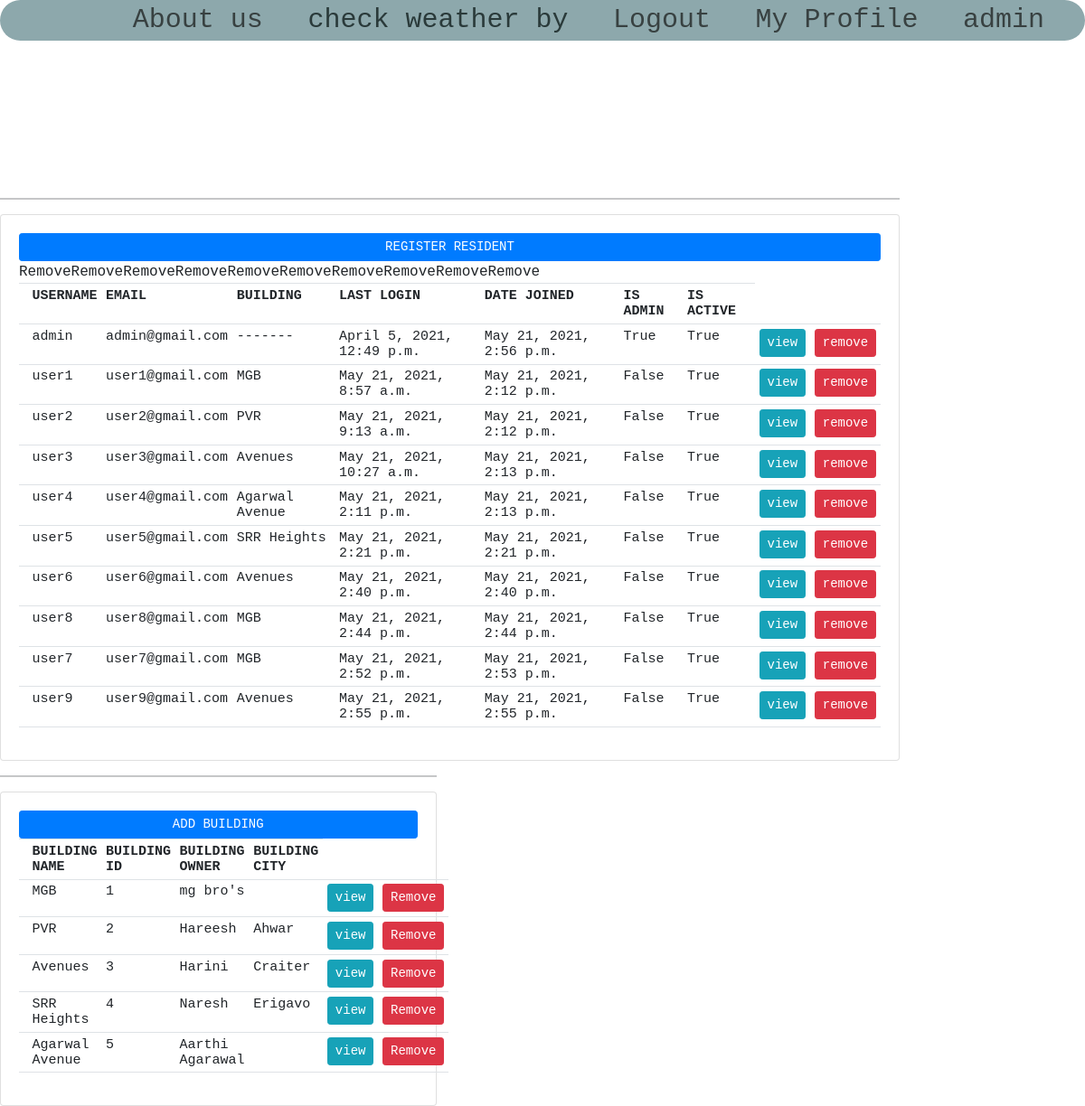
Before: /mainHome/ (signed in) with the older database file.
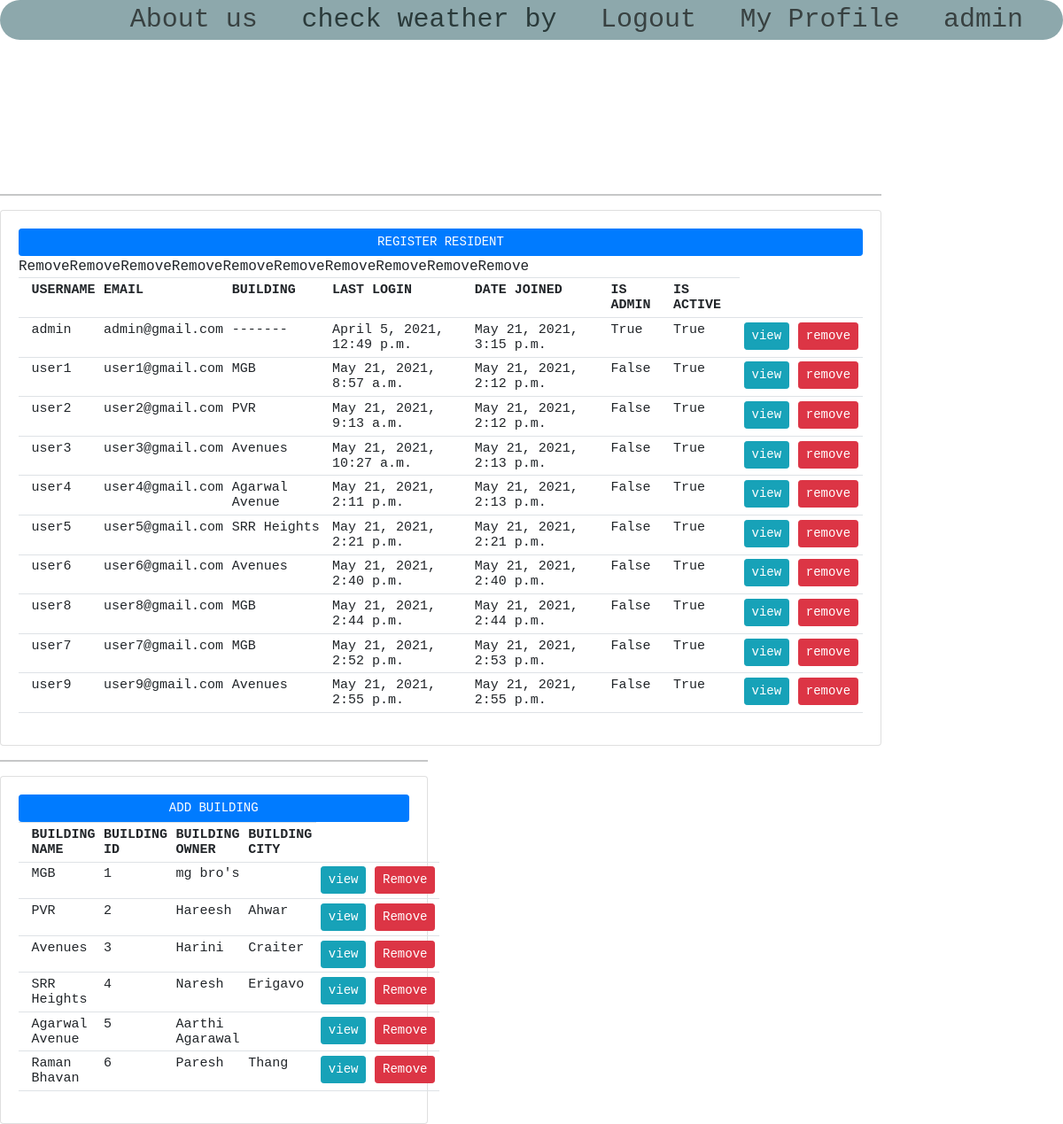
After: the same page with the newer database file.
### account/models.py (models this page shows, shortened)
class Account(AbstractBaseUser) :
    email                       = models.EmailField(verbose_name="email", max_length=30, unique=True)
    username                    = models.CharField(max_length=20, unique=True)
    firstname                   = models.CharField(max_length=20, unique=False)
    building_id                 = models.CharField(max_length=10, unique=False, default="")
    the_building                = models.ForeignKey(Building, on_delete=models.CASCADE, null=True)
    date_joined = models.DateTimeField(verbose_name = "date_joined", auto_now_add = True)
    last_login = models.DateTimeField(verbose_name = "last_login", auto_now = True)
    is_admin = models.BooleanField(default = False)
    is_active = models.BooleanField(default = True)
    is_staff = models.BooleanField(default = False)
    is_superuser = models.BooleanField(default = False)
    objects = AccountManager()
    USERNAME_FIELD  = 'email'
    REQUIRED_FIELDS = ['username', 'firstname']

### personal/models.py (models this page shows, shortened)
class Building(models.Model) :
    building_name = models.CharField(max_length=30)
    building_id = models.CharField(max_length=50, primary_key=True)
    owner_name = models.CharField(max_length=30, null =True)
    longitude = models.CharField(max_length=25, null =True)
    latitude = models.CharField(max_length=25, null =True)
    building_city = models.CharField(max_length=30, null =True)
    current_temp = models.FloatField(null =True)
    till_now_min = models.FloatField(null =True)
    till_now_max = models.FloatField(null =True)
    max_temp = models.FloatField(null =True)
    min_temp = models.FloatField(null =True)
    temp_too_low = models.BooleanField(default = False)
    temp_too_high = models.BooleanField(default = False)
    yesterday_min = models.FloatField(null =True)
    yesterday_max = models.FloatField(null =True)
    db_yesterday_min = models.FloatField(null =True)
    db_yesterday_max = models.FloatField(null =True)
    last_update_date = models.DateField(null =True)
    USERNAME_FIELD  = 'building_id'

### personal/views.py (the view)
# urls.py: path("mainHome/", mainHome_page_view, name = "mainHome"),
def mainHome_page_view(request) :
    if(request.user.is_authenticated and not request.user.is_staff) :
        update_temperature(request.user.building_id)
    residents = Account.objects.all()
    context = {}
    context['residents'] = residents
    buildings = Building.objects.all()
    context['buildings'] = buildings
    return render(request, 'mainHome.html', context)

### personal/templatetags/custom_tags.py (called while the page is built)
@register.simple_tag
def anchor(url_name, section_id):
    return reverse(url_name) + '#' + section_id

### templates/mainHome.html (shortened to what this page needs)
{% load static %}
{% load custom_tags %}
<head>
	{% include 'template_snippets/main_home_header.html' %}
</head>
<body class="bg">
	{% if user.is_authenticated %}
		<div class="menu_bar">
			<a class="link" href="{% url 'about us' %}">About us</a>
			<div class="dropdown">
				<a class="dropdown_link" href="#">check weather by</a>
			</div>
			<a class="link" href="{% url 'logout' %}">Logout</a>
			<a class="link" href="{% url 'My Profile' %}">My Profile</a>
			{% if request.user.is_admin %}
				<a class="link" href="{% url 'admin_page' %}">admin</a>
			{% endif %}
		</div>
		<em class="welcome">
			<br>
			<p>hello, {{request.user.username}}. How u doing?..</p>
			<h2>Thanks for logging in to our website...</h2>
		</em>
		{% if request.user.is_staff %}
			<br><br>
			<div class="row" style="font-family: monospace;">
				<div class="col-md-10">
					<hr>
					<div class="card card-body">
						<a class="btn btn-primary  btn-sm btn-block" href="{% url 'register' %}">REGISTER RESIDENT</a>
						<table class="table table-sm" style="font-size: 15px;">
							<tr>
								<th></th>
								<th>USERNAME</th>
								<th>EMAIL</th>
								<th>BUILDING</th>
								<th>LAST LOGIN</th>
								<th>DATE JOINED</th>
								<th>IS ADMIN</th>
								<th>IS ACTIVE</th>
								{% for resident in residents %}
									<tr>
										<td></td>
										<td>{{resident.username}}</td>
										<td>{{resident.email}}</td>
										{% if resident.is_staff %}
											<td>-------</td>
										{% else %}
											<td>{{resident.the_building.building_name}}</td>
										{% endif %}
										<td>{{resident.date_joined}}</td>
										<td>{{resident.last_login}}</td>
										<td>{{resident.is_staff}}</td>
										<td>{{resident.is_active}}</td>
										<td><a class="btn btn-sm btn-info" href="{% url 'resident_details' resident.username %}">view</a></td>
										<td><a class="btn btn-sm btn-danger" href="{% url 'remove_resident' resident.username %}">remove</a></td>Remove</a></td>
									</tr>
								{% endfor %}
							</tr>
						</table>
					</div>
				</div>
				<div class="col-md-5">
					<hr>
					<div class="card card-body">
						<a class="btn btn-primary  btn-sm btn-block" href="{% url 'add_building' %}">ADD BUILDING</a>
						<table class="table table-sm" style="font-size: 15px;">
							<tr>
								<th></th>
								<th>BUILDING NAME</th>
								<th>BUILDING ID</th>
								<th>BUILDING OWNER</th>
								<th>BUILDING CITY</th>
								{% for building in buildings %}
									<tr>
										<td></td>
										<td>{{building.building_name}}</td>
										<td>{{building.building_id}}</td>
										<td>{{building.owner_name}}</td>
										<td>{{building.building_city}}</td>
										<td><a class="btn btn-sm btn-info" href="{% url 'building_details' building.building_id %}">view</a></td>
										<td><a class="btn btn-sm btn-danger" href="{% url 'remove_building' building.building_id %}">Remove</a></td>
									</tr>
								{% endfor %}
							</tr>
						</table>
					</div>
				</div>
			</div>
		{% endif %}
	{% endif %}
</body>

Changed rows visible on the page:
changed Account "admin": last_login "May 21, 2021, 2:56 p.m." → "May 21, 2021, 3:15 p.m."
added Building: building_name "Raman Bhavan", building_id "6", owner_name "Paresh", building_city "Thang"
